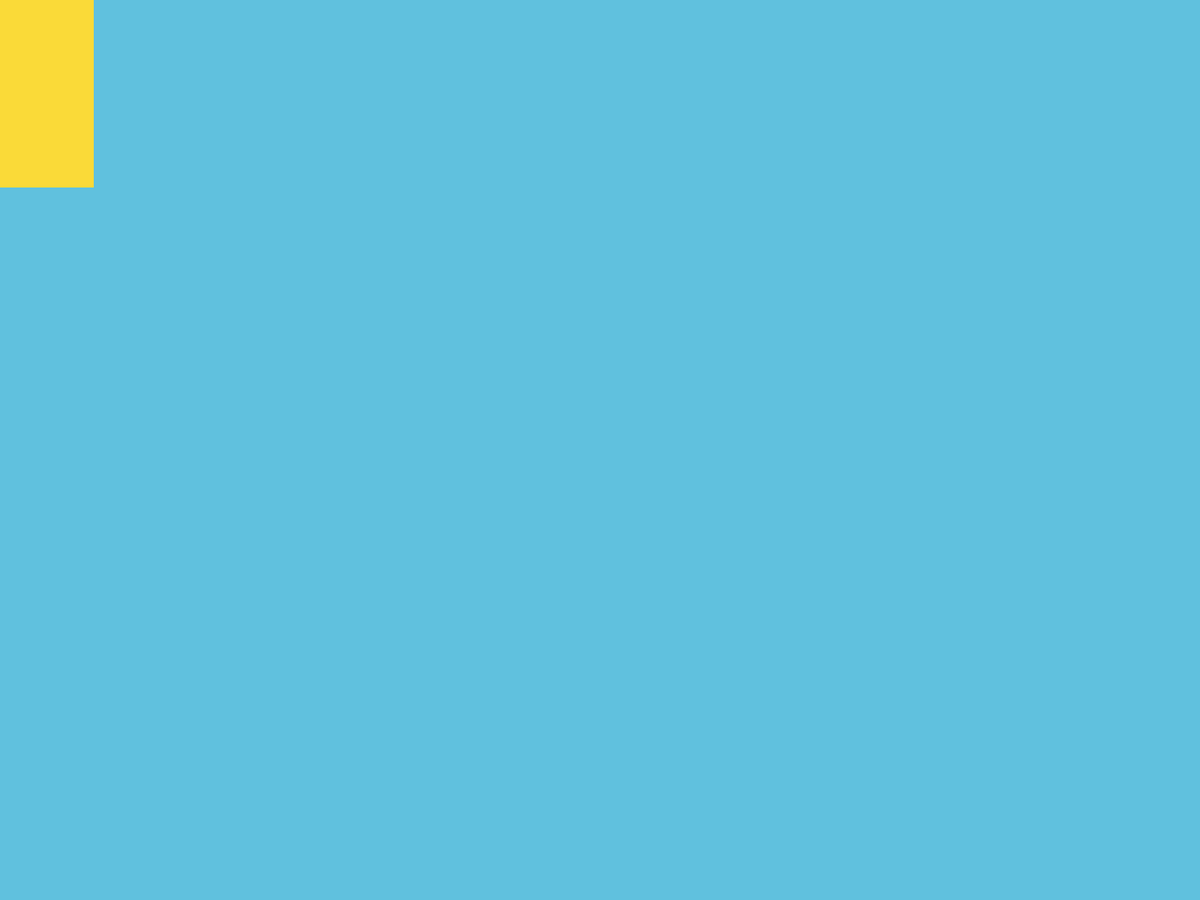
Frame 1 (no input)
Frame 60 (the mouse pressed at the canvas centre just before this capture): identical to frame 1, image omitted
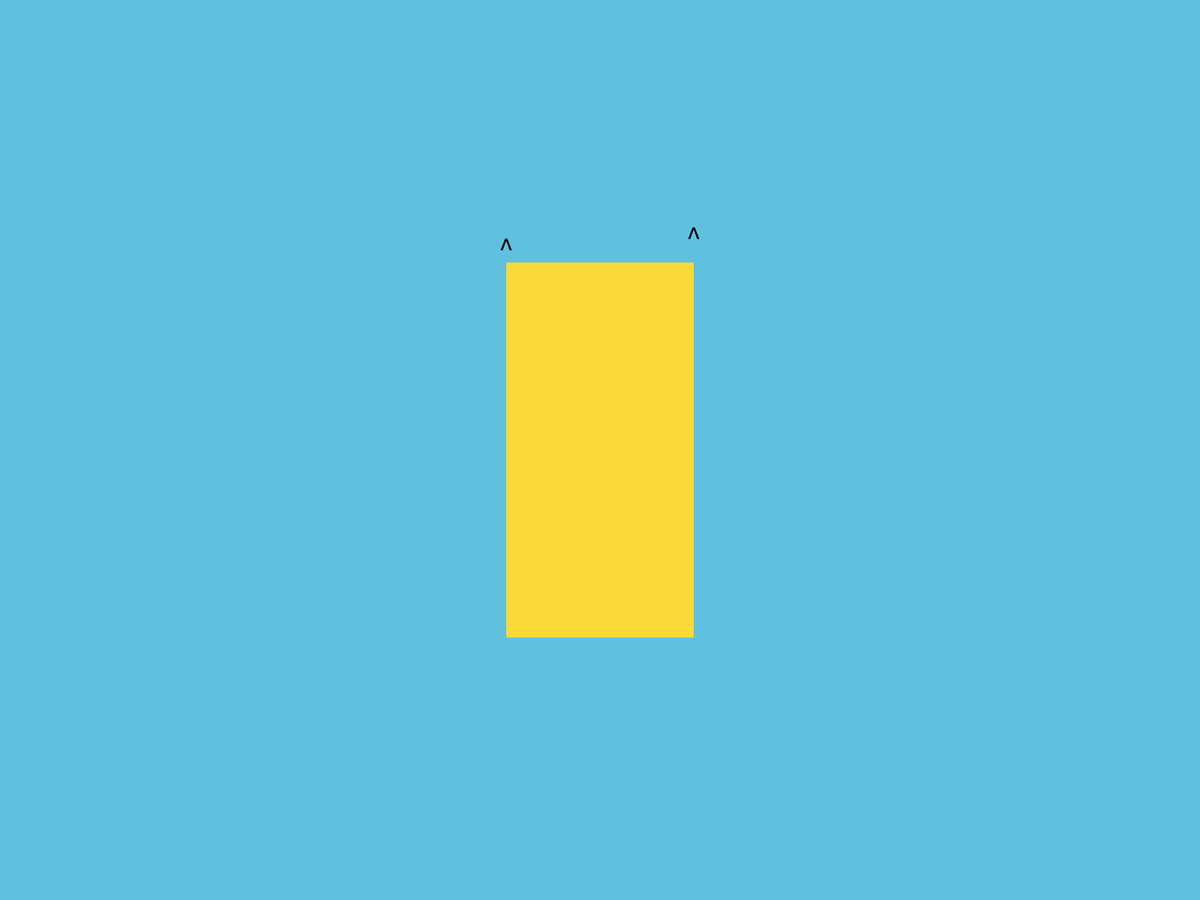
Frame 120 (the mouse held since frame 60 and released just before this capture)

The Processing sketch that drew these frames (run headless with seeded random() and noise(); from frame 60 on, the mouse is pressed at the canvas centre):

// Processing sketch: Cours_00_exo
// ── Cours_00_exo.pde
color couleurDeFond = color(96, 193, 222); //couleur de fond

float globalX;
float globalY;

float eyeSize = 40;
color eyeColor = color(0);
float eyeRightX;
float eyeRightY;
float eyeLeftX;
float eyeLeftY;
float eyeRightMargin = 20;
float eyeLeftMargin = 5;
char eye = '^';

float bodyWidth = 250;
float bodyHeight = 500;
float bodyX;
float bodyY;
color bodyColor = color(250, 218, 56);


void setup()
{
  fullScreen();
}

void draw()
{
  background(couleurDeFond);
  
  globalX = mouseX;
  globalY = mouseY;
  bodyX = globalX;
  bodyY= globalY;
  eyeRightX = globalX + bodyWidth/2;
  eyeRightY = globalY - bodyHeight/2 - eyeRightMargin;
  eyeLeftX = globalX - bodyWidth/2;
  eyeLeftY = globalY - bodyHeight/2 - eyeLeftMargin;
  
  noStroke();
  fill(bodyColor);
  rectMode(CENTER);
  rect(bodyX, bodyY, bodyWidth, bodyHeight);
  
  fill(eyeColor);
  textAlign(CENTER);
  textSize(eyeSize);
  text(eye, eyeRightX, eyeRightY);
  text(eye, eyeLeftX, eyeLeftY);
}
